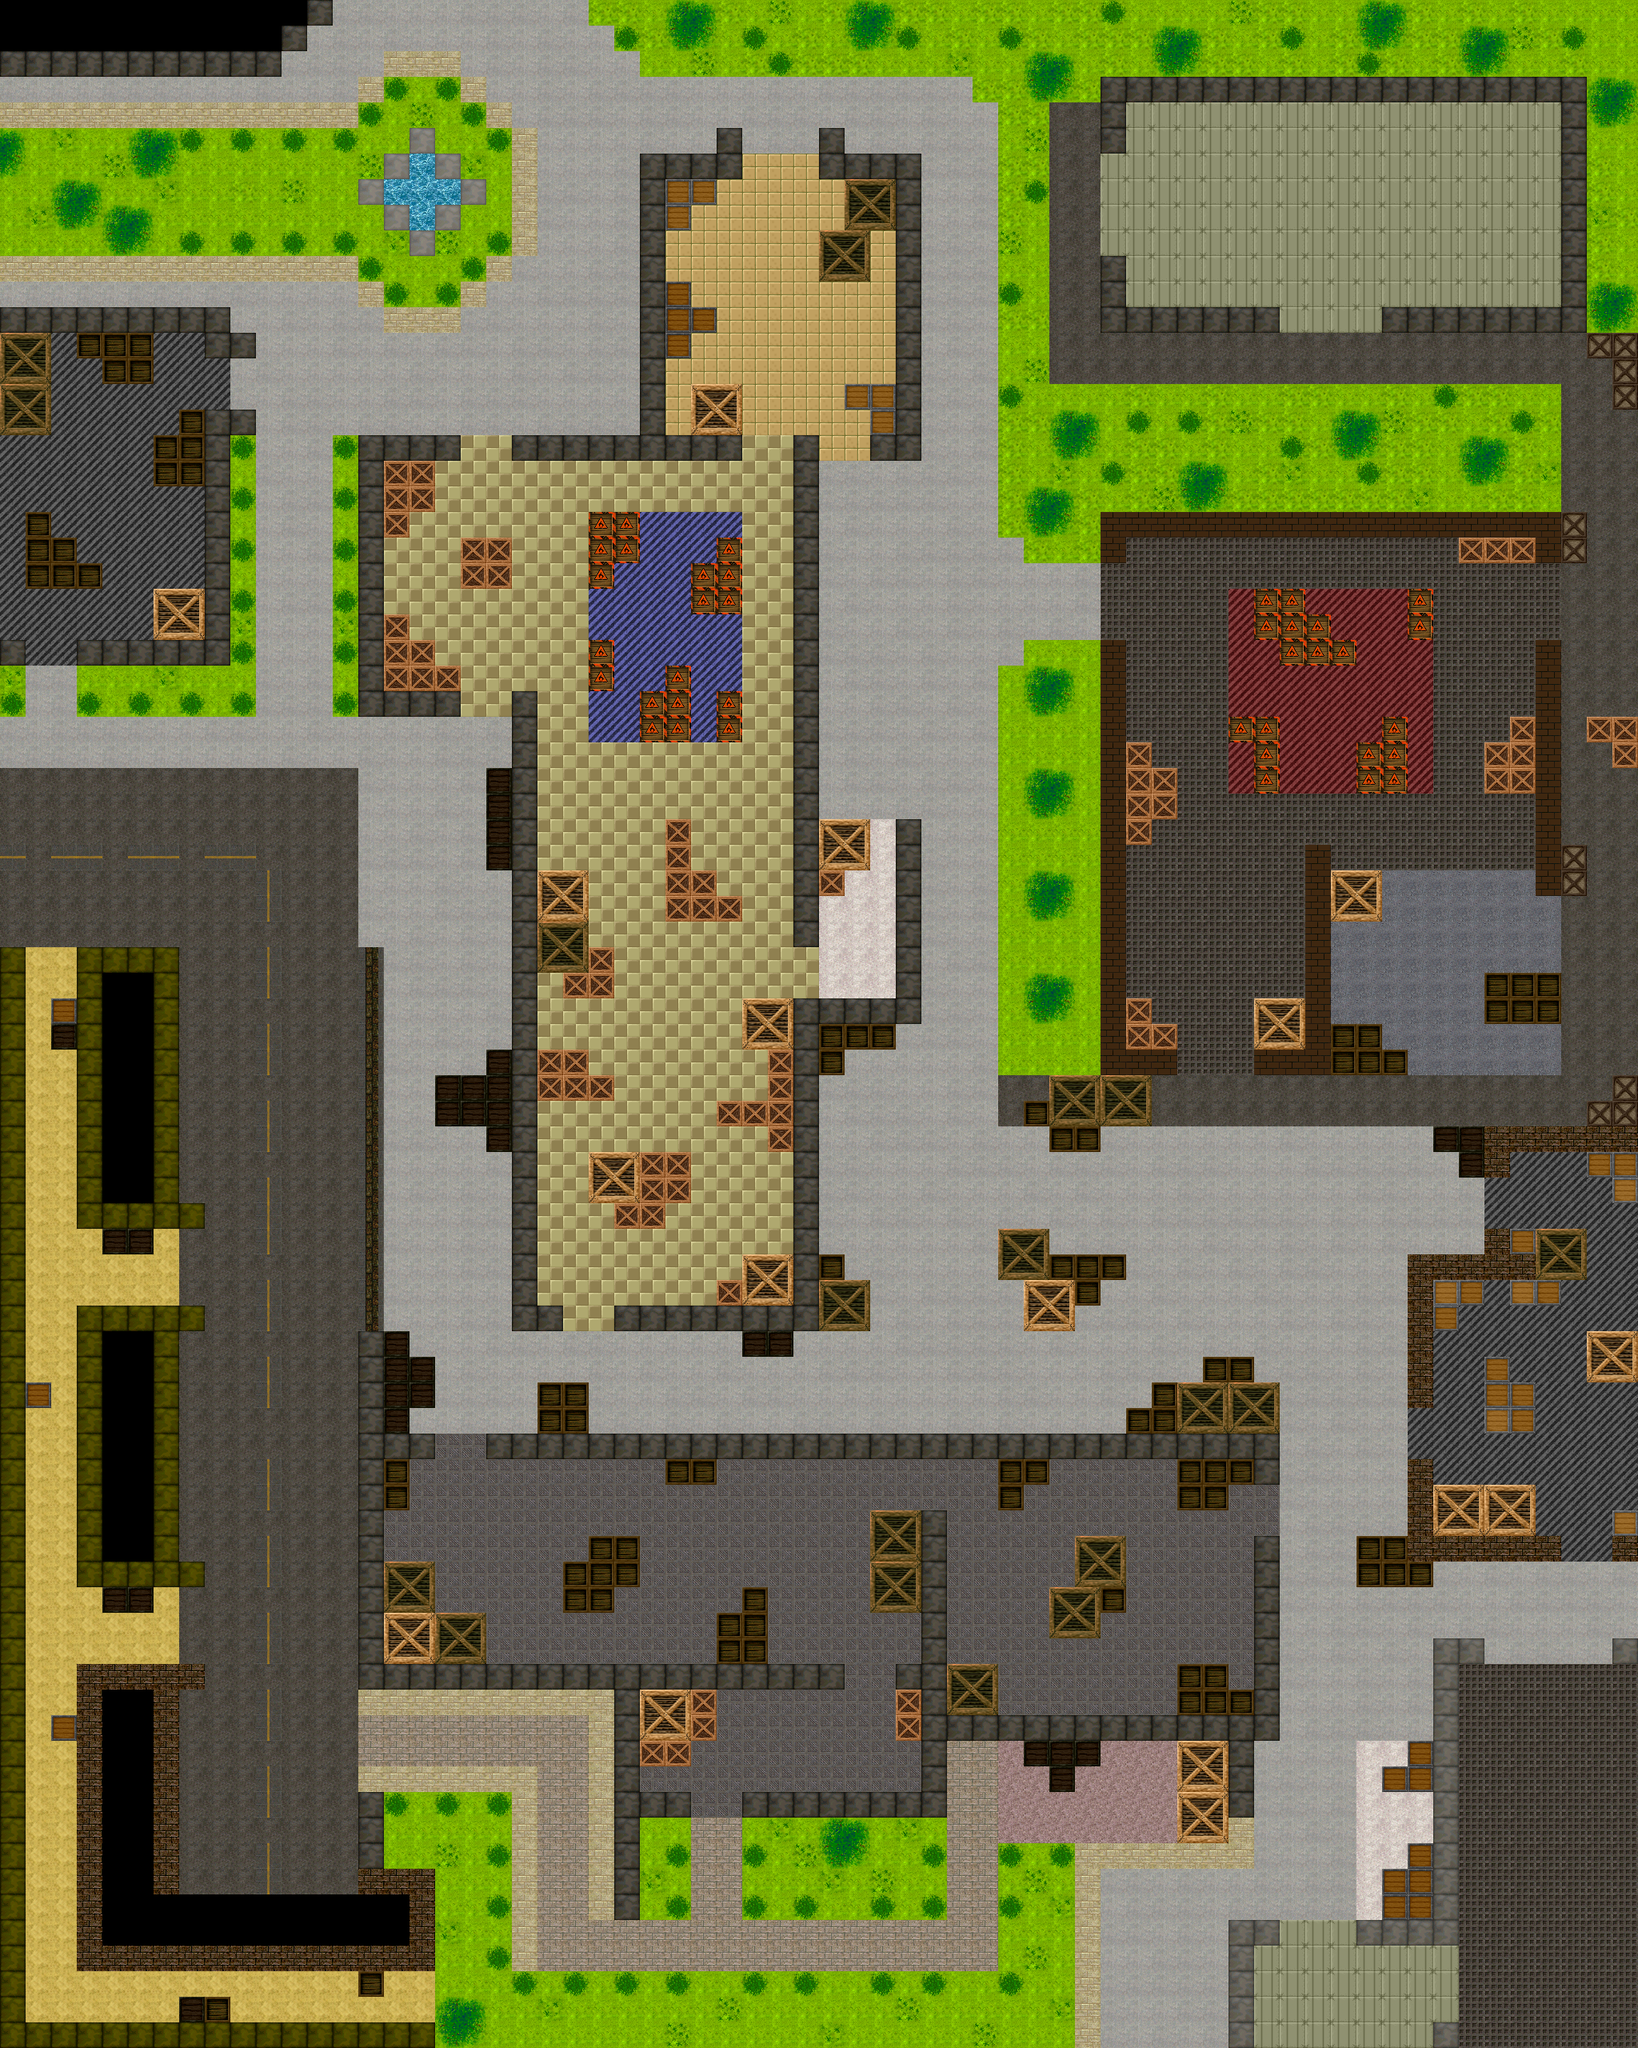

A level layout from a 2D game, rendered from its tile map. Below: a short description, then the map file with tile-grid data replaced by summaries:
An orthogonal 64x80 tile map with 32x32 px tiles, 1 tile layer (Background Layer) and 281 objects (281x spawn).

<map version="1.0.0" orientation="orthogonal" renderorder="right-down" width="64" height="80" tilewidth="32" tileheight="32" nextobjectid="324">
 <properties>
  <property name="ambientAlpha" type="float" value="0.6" />
  <property name="ambientColour" value="000000" />
  <property name="zoom" type="float" value="0.75" />
 </properties>
 <tileset firstgid="1" name="cs2dnorm" tilewidth="32" tileheight="32" tilecount="255" columns="17">
  <image source="cs2dnorm.bmp" width="544" height="480" />
 </tileset>
 <layer name="Background Layer" width="64" height="80">
  <data>[5120 cells, 5120 non-empty, 53 distinct tile ids]</data>
 </layer>
 <objectgroup name="Collision Layer" visible="0">
  <properties>
   <property name="collision" value="true" />
   <property name="collisions" value="true" />
  </properties>
  <object id="10" type="spawn" gid="87" x="480" y="224" width="32" height="32">
   <properties>
    <property name="team" value="2" />
   </properties>
  </object>
  <object id="11" type="spawn" gid="87" x="512" y="192" width="32" height="32">
   <properties>
    <property name="team" value="2" />
   </properties>
  </object>
  <object id="12" type="spawn" gid="87" x="448" y="256" width="32" height="32">
   <properties>
    <property name="team" value="2" />
   </properties>
  </object>
  <object id="13" type="spawn" gid="87" x="480" y="288" width="32" height="32">
   <properties>
    <property name="team" value="2" />
   </properties>
  </object>
  <object id="14" type="spawn" gid="87" x="512" y="320" width="32" height="32">
   <properties>
    <property name="team" value="2" />
   </properties>
  </object>
  <object id="15" type="spawn" gid="87" x="544" y="288" width="32" height="32">
   <properties>
    <property name="team" value="2" />
   </properties>
  </object>
  <object id="16" type="spawn" gid="87" x="576" y="256" width="32" height="32">
   <properties>
    <property name="team" value="2" />
   </properties>
  </object>
  <object id="17" type="spawn" gid="87" x="544" y="224" width="32" height="32">
   <properties>
    <property name="team" value="2" />
   </properties>
  </object>
  <object id="18" type="spawn" gid="87" x="0" y="416" width="288" height="32">
   <properties>
    <property name="team" value="2" />
   </properties>
  </object>
  <object id="19" type="spawn" gid="87" x="256" y="800" width="32" height="288">
   <properties>
    <property name="team" value="2" />
   </properties>
  </object>
  <object id="20" type="spawn" gid="87" x="64" y="832" width="224" height="32">
   <properties>
    <property name="team" value="2" />
   </properties>
  </object>
  <object id="21" type="spawn" gid="87" x="0" y="1824" width="32" height="640">
   <properties>
    <property name="team" value="2" />
   </properties>
  </object>
  <object id="22" type="spawn" gid="87" x="96" y="1504" width="32" height="288">
   <properties>
    <property name="team" value="2" />
   </properties>
  </object>
  <object id="23" type="spawn" gid="87" x="192" y="1504" width="32" height="288">
   <properties>
    <property name="team" value="2" />
   </properties>
  </object>
  <object id="24" type="spawn" gid="87" x="96" y="1216" width="128" height="32">
   <properties>
    <property name="team" value="2" />
   </properties>
  </object>
  <object id="25" type="spawn" gid="87" x="96" y="1536" width="160" height="32">
   <properties>
    <property name="team" value="2" />
   </properties>
  </object>
  <object id="26" type="spawn" gid="87" x="96" y="1664" width="160" height="32">
   <properties>
    <property name="team" value="2" />
   </properties>
  </object>
  <object id="27" type="spawn" gid="87" x="96" y="1952" width="32" height="288">
   <properties>
    <property name="team" value="2" />
   </properties>
  </object>
  <object id="28" type="spawn" gid="87" x="192" y="1952" width="32" height="288">
   <properties>
    <property name="team" value="2" />
   </properties>
  </object>
  <object id="29" type="spawn" gid="87" x="96" y="1984" width="160" height="32">
   <properties>
    <property name="team" value="2" />
   </properties>
  </object>
  <object id="30" type="spawn" gid="87" x="96" y="2112" width="160" height="32">
   <properties>
    <property name="team" value="2" />
   </properties>
  </object>
  <object id="31" type="spawn" gid="87" x="96" y="2432" width="32" height="320">
   <properties>
    <property name="team" value="2" />
   </properties>
  </object>
  <object id="32" type="spawn" gid="87" x="192" y="2368" width="32" height="256">
   <properties>
    <property name="team" value="2" />
   </properties>
  </object>
  <object id="33" type="spawn" gid="87" x="192" y="2400" width="288" height="32">
   <properties>
    <property name="team" value="2" />
   </properties>
  </object>
  <object id="34" type="spawn" gid="87" x="448" y="2368" width="96" height="32">
   <properties>
    <property name="team" value="2" />
   </properties>
  </object>
  <object id="35" type="spawn" gid="87" x="512" y="2464" width="32" height="96">
   <properties>
    <property name="team" value="2" />
   </properties>
  </object>
  <object id="36" type="spawn" gid="87" x="96" y="2464" width="416" height="32">
   <properties>
    <property name="team" value="2" />
   </properties>
  </object>
  <object id="37" type="spawn" gid="87" x="0" y="2560" width="544" height="32">
   <properties>
    <property name="team" value="2" />
   </properties>
  </object>
  <object id="38" type="spawn" gid="87" x="0" y="2528" width="32" height="704">
   <properties>
    <property name="team" value="2" />
   </properties>
  </object>
  <object id="39" type="spawn" gid="87" x="1376" y="192" width="32" height="64">
   <properties>
    <property name="team" value="2" />
   </properties>
  </object>
  <object id="40" type="spawn" gid="87" x="1376" y="384" width="32" height="64">
   <properties>
    <property name="team" value="2" />
   </properties>
  </object>
  <object id="41" type="spawn" gid="87" x="1728" y="416" width="320" height="32">
   <properties>
    <property name="team" value="2" />
   </properties>
  </object>
  <object id="42" type="spawn" gid="87" x="1376" y="416" width="224" height="32">
   <properties>
    <property name="team" value="2" />
   </properties>
  </object>
  <object id="93" type="spawn" gid="87" x="448" y="1792" width="32" height="608">
   <properties>
    <property name="team" value="2" />
   </properties>
  </object>
  <object id="94" type="spawn" gid="87" x="448" y="2112" width="32" height="320">
   <properties>
    <property name="team" value="2" />
   </properties>
  </object>
  <object id="96" type="spawn" gid="87" x="448" y="2336" width="32" height="96">
   <properties>
    <property name="team" value="2" />
   </properties>
  </object>
  <object id="97" type="spawn" gid="87" x="480" y="2112" width="576" height="32">
   <properties>
    <property name="team" value="2" />
   </properties>
  </object>
  <object id="98" type="spawn" gid="87" x="480" y="1824" width="64" height="32">
   <properties>
    <property name="team" value="2" />
   </properties>
  </object>
  <object id="99" type="spawn" gid="87" x="608" y="1824" width="960" height="32">
   <properties>
    <property name="team" value="2" />
   </properties>
  </object>
  <object id="100" type="spawn" gid="87" x="1568" y="1856" width="32" height="64">
   <properties>
    <property name="team" value="2" />
   </properties>
  </object>
  <object id="101" type="spawn" gid="87" x="1152" y="2144" width="32" height="256">
   <properties>
    <property name="team" value="2" />
   </properties>
  </object>
  </objectgroup>
 <objectgroup name="Objective Layer" visible="0">
  <properties>
   <property name="objective" value="true" />
   <property name="objectives" value="true" />
  </properties>
  <!-- 33 objects omitted --></objectgroup>
</map>
<!-- 240 of 281 objects omitted -->
